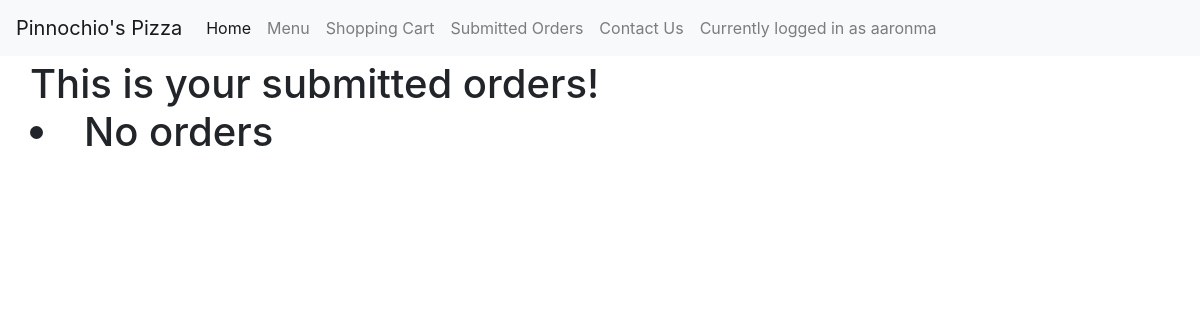
The app's page /orders (signed in), older data.
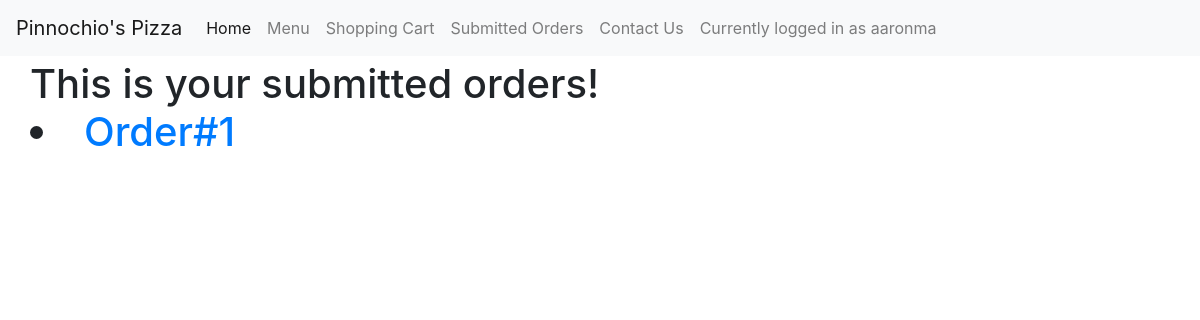
The same page, newer data.
### orders/models.py (models this page shows)
class Order(models.Model):
    user = models.ForeignKey(User, on_delete=models.CASCADE, related_name="User")
    orderdetails = models.ManyToManyField(Food, through = 'OrderDetail')
    def __str__(self):
        return f"Order#{self.id}"

### orders/views.py (the view)
# urls.py: path("orders", views.orders, name="orders"),
def orders(request):
    context = {
        "page_text": "This is your submitted orders!",
        "orders": Order.objects.filter(user__exact = request.user.id)
    }
    return render(request, "orders/orders.html", context)

### orders/templates/orders/orders.html (shortened to what this page needs)
{% extends "orders/base.html" %}
{% block body %}
  <h1 class= "main">
    {{ page_text }}
    {% for order in orders %}
      <li><a href="{% url 'order_details' order.id %}"> {{order}} </a></li>
    {% empty %}
      <li>No orders</li>
    {% endfor %}
  </h1>
{% endblock %}

Row changes from the older to the newer data that the page shows:
added Order: id "Order#1"
Text that changed along with them:
text no longer shown: "No orders"
